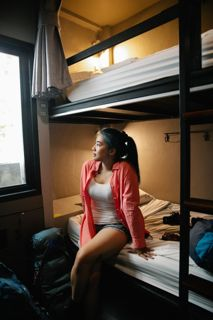
#> input picture tests/fixtures/person.jpg, 213 x 320 px; its folder holds only this picture in this run
$ python -i tabular_features.py   (imports and definitions only)   (older library calls are emulated)
#> lines starting #> are read from the running program, lines starting #| are printed output that depends on the picture
#> further down, picture is the input picture: shape (320, 213, 3); mean B, G, R 58.9, 71.5, 85.8
"""Extracción de features tabulares desde imágenes (9 features del EDA)."""

from __future__ import annotations

from concurrent.futures import ThreadPoolExecutor, as_completed
from pathlib import Path

import cv2
import numpy as np
import pandas as pd

from src.preprocessing.eda_stats import FEATURE_COLS


class TabularFeatureExtractor:
    def extract_from_array(self, img_bgr: np.ndarray) -> dict[str, float]:
        h, w = img_bgr.shape[:2]
#> h = 320; w = 213
        gray = cv2.cvtColor(img_bgr, cv2.COLOR_BGR2GRAY)
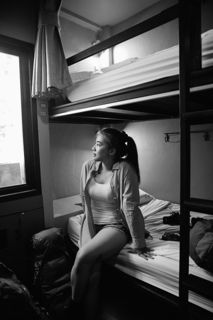
#> gray: shape (320, 213); min 0, max 255, mean 74.4
        hsv = cv2.cvtColor(img_bgr, cv2.COLOR_BGR2HSV)
#> hsv: shape (320, 213, 3); mean H, S, V 40, 99.2, 88.5
        v_channel = hsv[:, :, 2].astype(np.float32) / 255.0
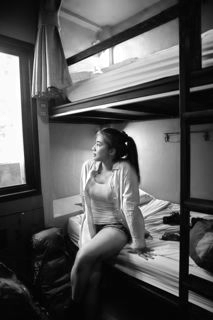
#> v_channel: shape (320, 213) float32; min 0, max 1, mean 0.347

        brightness_mean = float(np.mean(v_channel))
#> brightness_mean = 0.347
        brightness_std = float(np.std(v_channel))
#> brightness_std = 0.299
        contrast_score = float(np.std(gray.astype(np.float32)))
#> contrast_score = 69.72
        aspect_ratio = float(h / max(w, 1))
#> aspect_ratio = 1.5
        edges = cv2.Canny(gray, 50, 150)
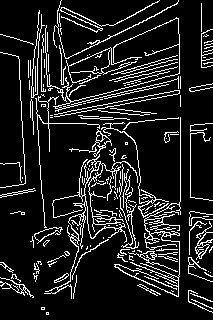
#> edges: shape (320, 213); 12.4% white in thin lines or dots
        edge_density = float(np.sum(edges > 0) / max(edges.size, 1))
#> edge_density = 0.124
        blur_score = float(cv2.Laplacian(gray, cv2.CV_64F).var())
#> blur_score = 1060.8

        mid = h // 2
#> mid = 160
        top_half_brightness = float(np.mean(v_channel[:mid, :]))
#> top_half_brightness = 0.407
        bottom_half_brightness = float(np.mean(v_channel[mid:, :]))
#> bottom_half_brightness = 0.287
        vertical_brightness_ratio = top_half_brightness / (bottom_half_brightness + 1e-6)
#> vertical_brightness_ratio = 1.42

        return {
            "brightness_mean": brightness_mean,
            "brightness_std": brightness_std,
            "contrast_score": contrast_score,
            "aspect_ratio": aspect_ratio,
            "edge_density": edge_density,
            "blur_score": blur_score,
            "top_half_brightness": top_half_brightness,
            "bottom_half_brightness": bottom_half_brightness,
            "vertical_brightness_ratio": vertical_brightness_ratio,
        }

    def extract(self, image_path: str | Path) -> dict[str, float]:
        img_bgr = cv2.imread(str(image_path))
        if img_bgr is None:
            raise FileNotFoundError(f"No se pudo leer imagen: {image_path}")
        return self.extract_from_array(img_bgr)

    def extract_batch(self, paths: list[str | Path], n_workers: int = 4) -> pd.DataFrame:
        records: list[dict] = []

        def _task(p: str | Path) -> dict:
            feats = self.extract(p)
            feats["path"] = str(Path(p).resolve())
            return feats

        if n_workers <= 1:
            for p in paths:
                records.append(_task(p))
        else:
            with ThreadPoolExecutor(max_workers=n_workers) as executor:
                futures = [executor.submit(_task, p) for p in paths]
                for future in as_completed(futures):
                    records.append(future.result())

        return pd.DataFrame(records)


def extract_features_for_metadata(metadata_csv: Path, output_csv: Path | None = None) -> pd.DataFrame:
    meta = pd.read_csv(metadata_csv)
    missing = [c for c in FEATURE_COLS if c not in meta.columns]
    if not missing:
        return meta

    extractor = TabularFeatureExtractor()
    feat_df = extractor.extract_batch(meta["path"].tolist(), n_workers=4)
    merged = meta.merge(feat_df, on="path", how="left")
    if output_csv:
        merged.to_csv(output_csv, index=False)
    return merged

>>> import cv2
>>> picture = cv2.imread('../../tests/fixtures/person.jpg')
>>> result = TabularFeatureExtractor().extract_from_array(picture)
#> result = 9 items
